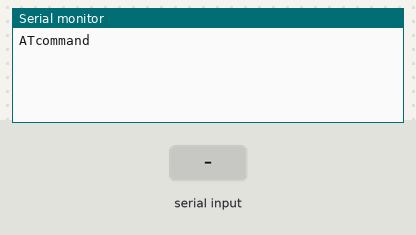
Bench run of a sketch on a simulated Arduino Uno, built with avr-gcc and run on an emulated ATmega328P. Shown: the last lines printed to the serial monitor. The test bench sets the inputs (shaded band).

Above: at 1.2 s.
1.3 s: "1" received over the second serial link
At 2.4 s:
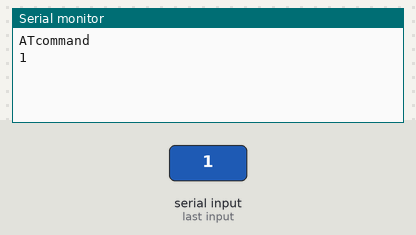
2.8 s: "0" received over the second serial link
At 3.6 s:
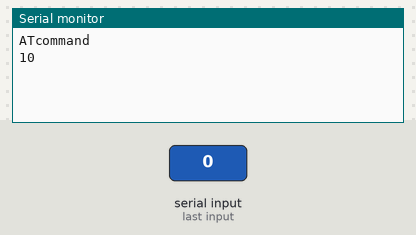

Measured:
- after the input at 1.3 s, the serial monitor: prints a new line at once (image 1)
- after the input at 2.8 s, the serial monitor: prints a new line at once (image 2)

The sketch:

blueTest.ino
```cpp
#include <SoftwareSerial.h>

SoftwareSerial BTSerial(2, 3);   //bluetooth module Tx:Digital 2 Rx:Digital 3

void setup() {
  //pinMode(8, OUTPUT);    //HC-05
  //digitalWrite(8,HIGH);

  Serial.begin(9600);
  BTSerial.begin(38400);
  Serial.println("ATcommand");  //ATcommand Start
}

void loop() {
  if (BTSerial.available())
    Serial.write(BTSerial.read());
  if (Serial.available())
    BTSerial.write(Serial.read());
}
```
